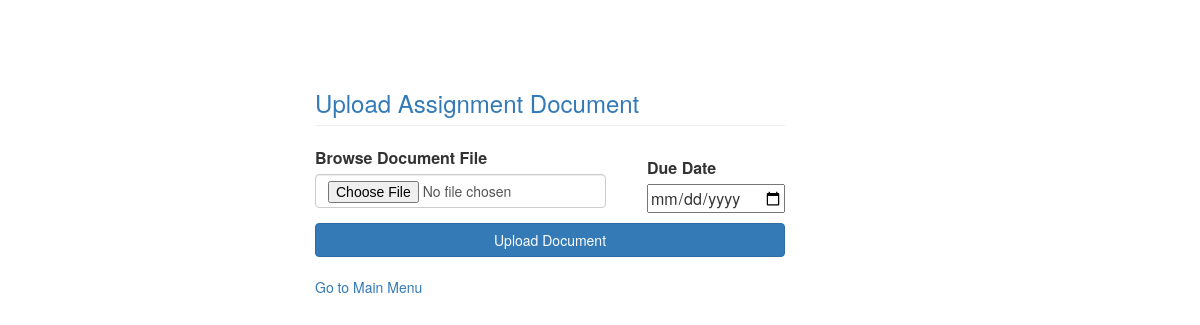
/upload_assignment, run on an earlier commit of the app's database.
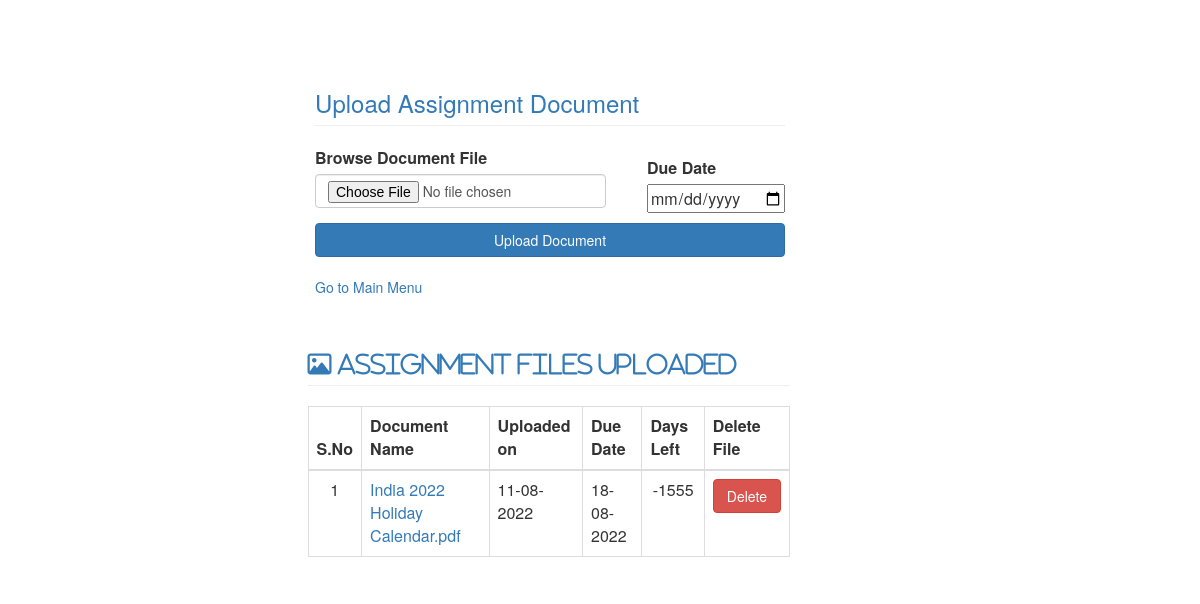
And on a later commit of the database.
### tables this page shows
CREATE TABLE assignments (
    pid integer primary key AUTOINCREMENT,
    assign_file TEXT,
    upload_date TEXT  DEFAULT (CURRENT_DATE),
    due_date TEXT DEFAULT (CURRENT_DATE)
    );

### app.py (the view, shortened to what this page needs)
@app.route("/upload_assignment", methods = ["POST","GET"])
def upload_assignment():
    con = sqlite3.connect("IR40.db")
    con.row_factory = sqlite3.Row
    cur = con.cursor()
    select_query = """ SELECT pid, assign_file,
       STRFTIME('%d-%m-%Y', upload_date),
       STRFTIME('%d-%m-%Y', due_date),
       cast ((JulianDay(due_date) - JulianDay()) as integer) as difference
       FROM assignments order by difference ASC"""
    cur.execute(select_query)
    data = cur.fetchall()
    con.close()
    return render_template("upload_assignment_document.html",data=data)

### templates/upload_assignment_document.html (shortened to what this page needs)
<html>
    <head>
        <link rel="stylesheet" href="{{url_for('static',filename='css/bootstrap.min.css')}}">
        <link rel="stylesheet" href="{{url_for('static',filename='myfont/css/all.min.css')}}">
    </head>
    <body>
        <div class="col-md-offset-3 col-md-5" style="margin-top:50px">
            <form action="/upload_assignment" method="POST" enctype="multipart/form-data">
                <h3 class="page-header text-primary">Upload Assignment Document</h3>
                <table style="width:100%">
                <tr>
                    <td style="width:70%">
                        <div class="form-group">
                            <label>Browse Document File</label>
                            <input type="file" class="form-control" name="uploadassignment">
                        </div>
                    </td>
                    <td style="width:10%">&nbsp;  </td>
                    <td style="width:20%">
                        <div>
                            <label>Due Date </label>
                            <input type="date" id="duedate" name="duedate">
                        </div>
                    </td>
                </tr>
                </table>
                <div class="form-group">
                    <input type="submit" value="Upload Document" class="btn btn-primary btn-block">
                    <br>
                    <a href="/menu">Go to Main Menu</a>
                </div>
            </form>
        </div>
        {% if data %}
            <div class="row">
            <div class="col-md-offset-3 col-md-5">
                <h3 class="page-header text-primary "><span class="fa fa-image">  Assignment Files Uploaded</span></h3>
                 <table class="table table-bordered">
                      <thead>
                            <tr>
                            <th>S.No</th>
                            <th>Document Name</th>
                            <th>Uploaded on</th>
                            <th>Due Date</th>
                            <th>Days Left</th>
                            <th>Delete File</th>
                        </tr>
                        </thead>
                     {% for res in data %}
                     {% set i=loop.index %}
                        <tbody>
                            <tr>
                                <td style="text-align:center">{{i}}</td>
                                <td><a href="/static/{{res[1]}}" target="_blank" rel="noopener noreferrer">{{res[1]}}</a></td>
                                <td>{{res[2]}}</td>
                                <td>{{res[3]}}</td>
                                <td style="text-align:center">{{res[4]}}</td>
                                <td><a href="{{url_for('delete_assignment', id = res['pid'])}}" class="btn btn-danger btn-block">Delete</a></td>
                            </tr>
                        </tbody>
                {% endfor %}
                      </table>
            </div>
        </div>
        {% endif %}
    </body>
</html>

What changed in the data, as far as the page shows it:
added assignments: pid "1", assign_file "India 2022 Holiday Calendar.pdf", upload_date "11-08-2022", due_date "18-08-2022", res "-1555"
Also different on the page:
text now shown: "Assignment Files Uploaded S.No Document Name Uploaded on Due Date Days Left Delete File"
